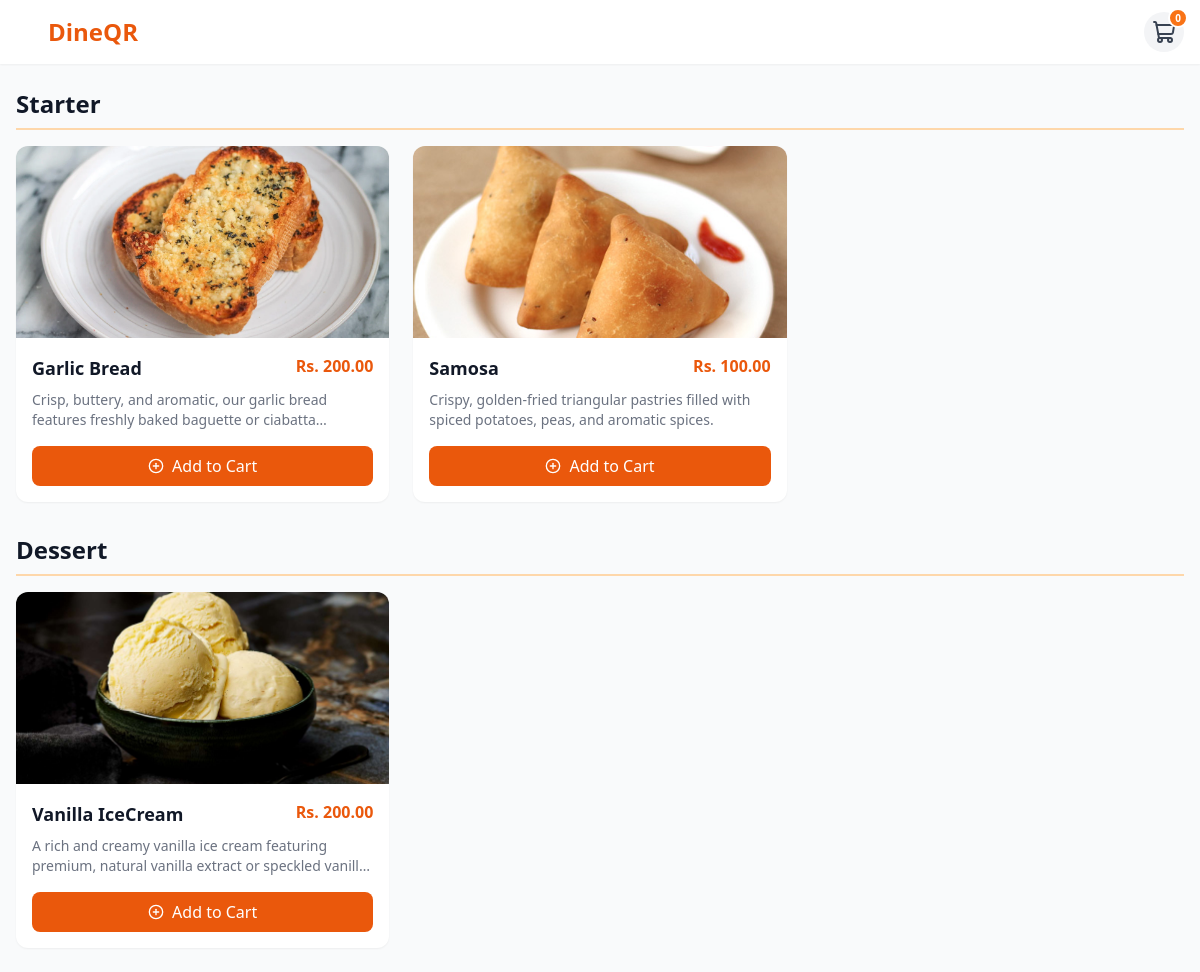
The page / on the database its author committed.
### orders/models.py (models this page shows, shortened)
class Category(models.Model):
    name = models.CharField(max_length=100)

class MenuItem(models.Model):
    category = models.ForeignKey(
        Category, on_delete=models.CASCADE, related_name="items"
    )
    name = models.CharField(max_length=200)
    description = models.TextField(blank=True)
    price = models.DecimalField(max_digits=6, decimal_places=2)
    image = models.ImageField(upload_to="menu_items/", blank=True, null=True)
    is_available = models.BooleanField(default=True)
    def image_tag(self):
        if self.image:
            return format_html(
                '<img src="{}" style="width: 50px; height:50px; object-fit:cover; border-radius:5px;" />',
                self.image.url,
            )
        return "No Image"
    image_tag.short_description = "Preview"

### orders/views.py (the view)
def menu_view(request):
    items = MenuItem.objects.filter(is_available=True)
    categories = Category.objects.all()
    context = {
        "items": items,
        "categories": categories,
    }
    return render(request, "orders/menu.html", context)

### templates/orders/menu.html
{% extends 'orders/base.html' %}
{% load static %}
{% load humanize %}
{% block content %}
<div class="space-y-8">
    {% for category in categories %}
    <section>
        <h2 class="text-2xl font-bold mb-4 border-b-2 border-orange-200 pb-2">{{ category.name }}</h2>
        <div class="grid grid-cols-1 sm:grid-cols-2 lg:grid-cols-3 gap-6">
            {% for item in items %}
                {% if item.category == category %}
                <div class="bg-white rounded-xl shadow-sm overflow-hidden hover:shadow-md transition-shadow duration-300 flex flex-col">
                    {% if item.image %}
                        <img src="{{ item.image.url }}" class="h-48 w-full object-cover" alt="{{ item.name }}">
                    {% else %}
                        <div class="h-48 w-full bg-gray-200 flex items-center justify-center">
                            <i data-lucide="utensils" class="text-gray-400"></i>
                        </div>
                    {% endif %}
                    <div class="p-4 flex-grow flex flex-col">
                        <div class="flex justify-between items-start mb-2">
                            <h3 class="font-bold text-lg">{{ item.name }}</h3>
                            <span class="text-orange-600 font-bold">Rs. {{ item.price|intcomma }}</span>
                        </div>
                        <p class="text-gray-500 text-sm mb-4 line-clamp-2">{{ item.description }}</p>
                        <div class="mt-auto">
                            <button
                                onclick="addToCart('{{ item.id }}', '{{ item.name }}', '{{ item.price }}')"
                                class="w-full bg-orange-600 hover:bg-orange-700 text-white font-medium py-2 px-4 rounded-lg transition-colors flex items-center justify-center gap-2">
                                <i data-lucide="plus-circle" class="w-4 h-4"></i>
                                Add to Cart
                            </button>
                        </div>
                    </div>
                </div>
                {% endif %}
            {% endfor %}
        </div>
    </section>
    {% endfor %}
</div>
{% endblock %}

### rows shown on the page
Category: name "Starter"
MenuItem: image (picture), name "Garlic Bread", price "200.00", description "Crisp, buttery, and aromatic, our garlic bread features freshly baked baguette or…"
MenuItem: image (picture), name "Samosa", price "100.00", description "Crispy, golden-fried triangular pastries filled with spiced potatoes, peas, and aromatic spices."
Category: name "Dessert"
MenuItem: image (picture), name "Vanilla IceCream", price "200.00", description "A rich and creamy vanilla ice cream featuring premium, natural vanilla extract or speckled…"
